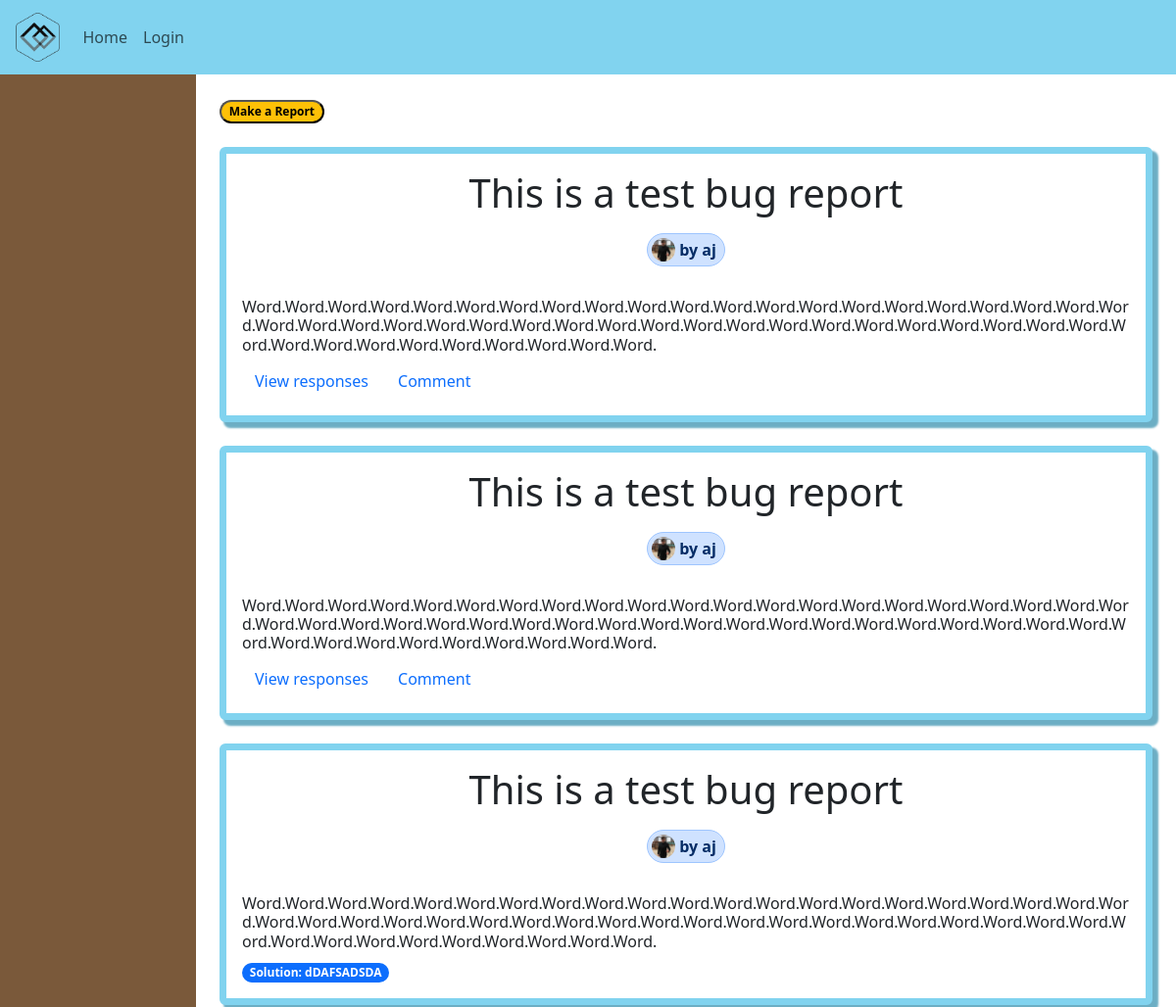
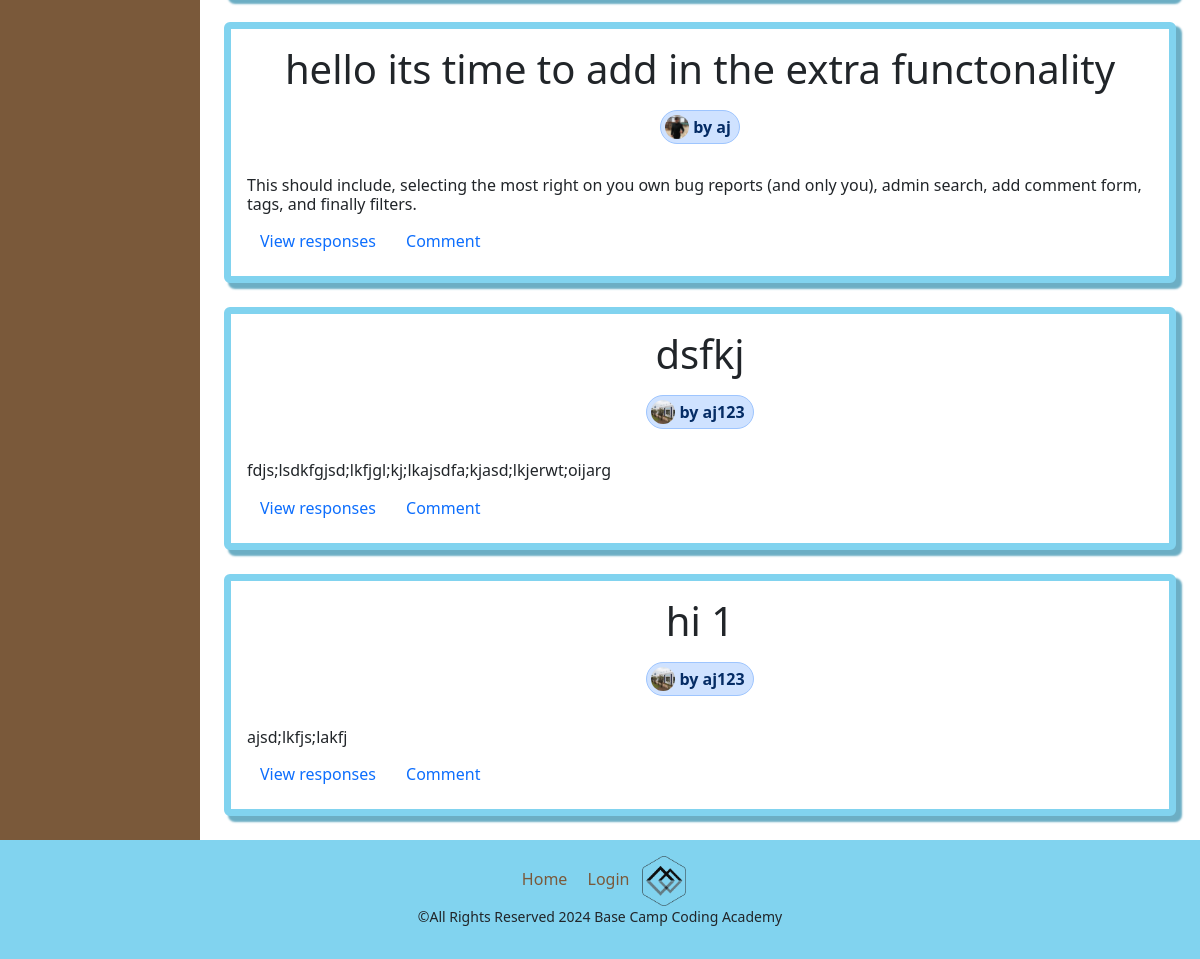
The page /bugBoard/ on the database its author committed (2 pictures, top to bottom).
### app/models.py (models this page shows, shortened)
class BugReport(models.Model):
    account = models.ForeignKey(Account, null=True, on_delete=models.SET_NULL)
    title = models.CharField(max_length=255, null=True)
    prompt = models.TextField(null=True)
    messages = models.ManyToManyField(Message, related_name='bug_reports_messages', null=True, blank=True)
    most_correct = models.OneToOneField(Message, related_name='bug_report_most_correct', null=True, blank=True, on_delete=models.SET_NULL)
    date_created = models.DateField(auto_now=True)

class Account(models.Model):
    user = models.OneToOneField(User, null=True, on_delete=models.CASCADE)
    profile_picture = models.ImageField(upload_to='profile_pics/', null=True, blank=True)

class Message(models.Model):
    account = models.ForeignKey(Account, null=True, on_delete=models.SET_NULL)
    content = models.CharField(max_length=255, unique=True)
    def __str__(self):
        return self.content

### app/views.py (the view, shortened to what this page needs)
# urls.py: path('bugBoard/', bugBoardPage, name="bugBoard"),
def bugBoardPage(request: HttpRequest) -> HttpResponse:
    report_form = reportForm()
    message_form = messageForm()
    reportList = getAllReports()
    context = {'bugReports': reportList, 'report_form': report_form, 'message_form': message_form}
    return render(request, "bugBoard.html", context)

### app/models.py (called while the page is built)
def getAllReports():
    return list(BugReport.objects.all())

### app/templates/bugBoard.html (shortened to what this page needs)
{% extends "base.html" %}
{% load static %}
{% block content %}
    <div class="container-fluid">
        <div class="row">
            <nav id="sidebar" class="col-md-3 col-lg-2 d-md-block background-brown sidebar">
            </nav>
            <main class="col-md-9 ms-sm-auto col-lg-10 px-md-4">
            <br>
            <div>
                <button class="badge text-bg-warning rounded-pill" data-bs-toggle="modal" data-bs-target="#reportModal">Make a Report</button>
            </div>
            <br>
            {% for i in bugReports %}
                {% if i.most_correct %}
                <div class="card border-blue boarderMed blue-box-shadow">
                    <div class="card-title">
                        <h1 class="mx-auto card-title row d-flex justify-content-center mt-3">
                            {{ i.title }}
                            <hr class='invisHr'>
                            <span class="minContent med-font badge d-flex align-items-center p-1 pe-2 text-primary-emphasis bg-primary-subtle border border-primary-subtle rounded-pill">
                                <img class="rounded-circle me-1" width="24" height="24" src="{% if i.account.profile_picture %}{{ i.account.profile_picture.url }}{% endif %}" alt="BCCA">by {{i.account.user}}
                            </span>
                        </h1>
                    </div>
                    <div class='card-body'>
                        <p class="card-text h6">{{ i.prompt }}</p>
                        <span class="minContent badge text-bg-primary rounded-pill"><strong>Solution:</strong> {{ i.most_correct }}</span>
                    </div>
                </div>
                <br>
                {% else %}
                    <div class="card border-blue boarderMed blue-box-shadow">
                        <div class="card-title">
                            <h1 class="mx-auto card-title row d-flex justify-content-center mt-3">
                                {{ i.title }}
                                <hr class='invisHr'>
                                <span class="minContent med-font badge d-flex align-items-center p-1 pe-2 text-primary-emphasis bg-primary-subtle border border-primary-subtle rounded-pill">
                                    <img class="rounded-circle me-1" width="24" height="24" src="{% if i.account.profile_picture %}{{ i.account.profile_picture.url }}{% endif %}" alt="BCCA">by {{i.account.user}}
                                </span>
                            </h1>
                        </div>
                        <div class='card-body'>
                            <p class="card-text h6">{{ i.prompt }}</p>
                            <button class="btn btn-link linkStripper" type="button" data-bs-toggle="collapse" data-bs-target="#collapseMessages{{ forloop.counter }}">View responses </button>
                            <button class="btn btn-link linkStripper" type="button" data-bs-toggle="modal" data-bs-target="#commentModal{{ forloop.counter }}">Comment </button>
                        </div>
                    </div>
                    <br>
            {% endif %}
            {% endfor %}
            </main>
        </div>
    </div>
{% endblock content %}

### app/static/styles.css (style rules this page uses)
:root { --dark_brown:#6b4f35; --light_brown: #725a43; --brown:#7a593a; --dark_blue:#6caec4; --blue:#81d3ef; --yellow:#ffe000; }
.invisHr { color: transparent; }
.linkStripper { text-decoration: none !important; color: black; }
.boarderMed { border: solid; border-width: 7px !important; }
.border-blue { border-color: var(--blue) !important; }
.med-font { font-size: medium !important; }
.blue-box-shadow { box-shadow: 5px 5px 2px 1px var(--dark_blue); }
.background-brown { background-color: var(--brown) !important; }
body,html { overflow-y: scroll !important; overflow-x: hidden !important; margin: 0px; }
body { margin: 0; padding: 0; background-size: cover; background-position: center; background-repeat: no-repeat; }
.minContent { max-width: min-content !important; }

### rows shown on the page
BugReport: title "This is a test bug report", account.profile_picture (picture), account.user "aj", prompt "Word.Word.Word.Word.Word.Word.Word.Word.Word.Word.Word.Word.Word.Word.Word.Word.Word.Word.Word.Word.Word.Word.Word.Word.Word.Word.Word.Word.Word.Word.Word.Word.Word.Word.Word.Word.Word.Word.Word.Word.Word.Word.Word.Word.Word.Word.Word.Word.Word.Word.Word."
BugReport: title "This is a test bug report", account.profile_picture (picture), account.user "aj", prompt "Word.Word.Word.Word.Word.Word.Word.Word.Word.Word.Word.Word.Word.Word.Word.Word.Word.Word.Word.Word.Word.Word.Word.Word.Word.Word.Word.Word.Word.Word.Word.Word.Word.Word.Word.Word.Word.Word.Word.Word.Word.Word.Word.Word.Word.Word.Word.Word.Word.Word.Word."
BugReport: title "This is a test bug report", account.profile_picture (picture), account.user "aj", prompt "Word.Word.Word.Word.Word.Word.Word.Word.Word.Word.Word.Word.Word.Word.Word.Word.Word.Word.Word.Word.Word.Word.Word.Word.Word.Word.Word.Word.Word.Word.Word.Word.Word.Word.Word.Word.Word.Word.Word.Word.Word.Word.Word.Word.Word.Word.Word.Word.Word.Word.Word.", most_correct "dDAFSADSDA"
BugReport: title "hello its time to add in the extra functonality", account.profile_picture (picture), account.user "aj", prompt "This should include, selecting the most right on you own bug reports (and only you), admin search, add comment form, tags, and finally filters."
BugReport: title "dsfkj", account.profile_picture (picture), account.user "aj123", prompt "fdjs;lsdkfgjsd;lkfjgl;kj;lkajsdfa;kjasd;lkjerwt;oijarg"
BugReport: title "hi 1", account.profile_picture (picture), account.user "aj123", prompt "ajsd;lkfjs;lakfj"
